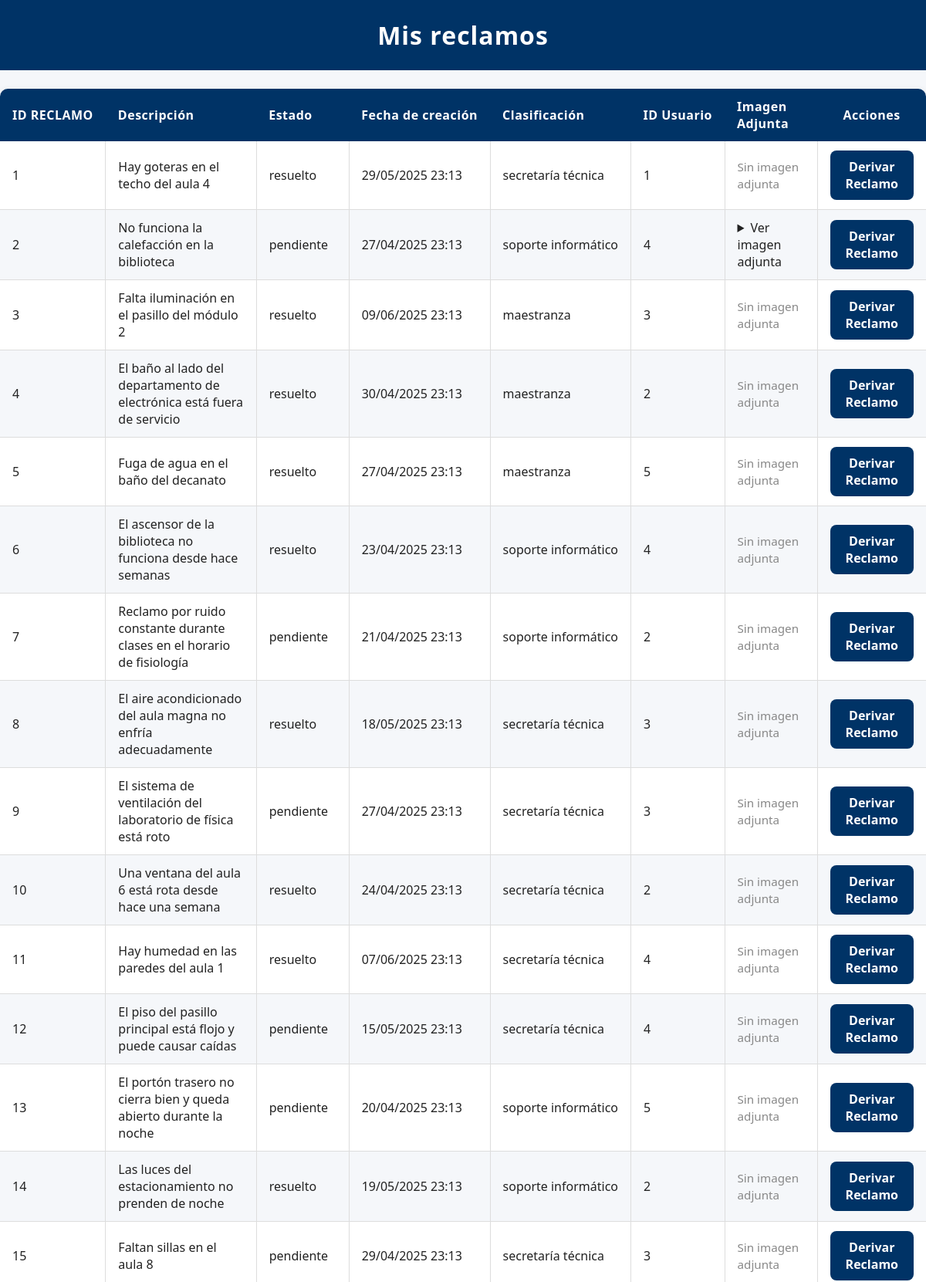
Screenshot of /mis_reclamos (signed in, upper part) with the database file from the repository.
### modules/modelos.py (models this page shows, shortened)
class Base(DeclarativeBase):
    pass

class ModeloReclamo(Base):
    __tablename__ = 'reclamos'
    id = Column(Integer, primary_key=True)
    estado = Column(String, default="pendiente")
    fecha_hora = Column(DateTime, default=datetime.utcnow)
    contenido = Column(String)
    usuario_id = Column(Integer, ForeignKey('usuarios.id'))
    clasificacion = Column(String)
    cantidad_adherentes = Column(Integer, default=1) #Se contabiliza como adherente el usuario que crea el reclamo
    tiempo_estimado = Column(Integer,default=0) #Solo se cambia cuando el reclamo pasa de pendiente -->en proceso
    resuelto_en = Column(Integer,default=None) #Representa la cantidad de días que se tardó en resolver un reclamo
    ''' Relación muchos a muchos con Usuario
    Una relación muchos a muchos en SQL permite que múltiples registros de una tabla se asocien con múltiples registros de otra tabla.
    Esto se implementa mediante una tabla intermedia que contiene claves foráneas de ambas tablas relacionadas.
    Esta estructura facilita modelar relaciones complejas, como estudiantes inscritos en varios cursos o productos en múltiples órdenes.
    '''
    usuarios = relationship(
        "ModeloUsuario",
        back_populates="reclamos"
    )
    usuario = relationship("ModeloUsuario", foreign_keys=[usuario_id], backref="reclamos_creados")

### server.py (the view)
@app.route('/mis_reclamos')
@login_required
def mis_reclamos():
    if current_user.rol == '1':
        reclamos = repo_reclamos.obtener_todos_los_reclamos_base()
    else:
        reclamos = repo_reclamos.obtener_todos_los_registros(current_user.id)
    return render_template('mis_reclamos.html', usuario=current_user, reclamos=reclamos, os=os)

### modules/login.py (called while the page is built)
    @property
    def is_authenticated(self):
        return True

### modules/repositorio.py (called while the page is built)
    def obtener_registro_por_filtro(self, campo, valor, campo2=None, valor2=None):
        query = self.__session.query(ModeloUsuario).filter(getattr(ModeloUsuario, campo) == valor)
        if campo2 and valor2:
            query = query.filter(getattr(ModeloUsuario, campo2) == valor2)
        modelo = query.first()
        if modelo:
            return self.__map_modelo_a_entidad(modelo)
        return None

    def __map_modelo_a_entidad(self, modelo: ModeloUsuario):
        return Usuario(
            nombre=modelo.nombre,
            apellido=modelo.apellido,
            email=modelo.email,
            nombre_de_usuario=modelo.nombre_de_usuario,
            contraseña=modelo.contraseña,
            rol=modelo.rol,
            claustro=modelo.claustro,
            id=modelo.id
        )

    def obtener_todos_los_reclamos_base(self):
        return self.__session.query(ModeloReclamo).all()

### modules/usuarios.py (called while the page is built)
    @property
    def nombre(self):
        return self.__nombre

    @nombre.setter
    def nombre(self, nuevo_nombre: str):
        if not isinstance(nuevo_nombre, str):
            raise ValueError("El nombre debe ser una cadena de texto")
        self.__nombre = nuevo_nombre

    @property
    def apellido(self):
        return self.__apellido

    @apellido.setter
    def apellido(self, nuevo_apellido: str):
        if not isinstance(nuevo_apellido, str):
            raise ValueError("El apellido debe ser una cadena de texto")
        self.__apellido = nuevo_apellido

    @property
    def email(self):
        return self.__email

    @email.setter
    def email(self, nuevo_email: str):
        if not isinstance(nuevo_email, str):
            raise ValueError("El email debe ser una cadena de texto")
        self.__email = nuevo_email

    @property
    def nombre_de_usuario(self):
        return self.__nombre_de_usuario

    @nombre_de_usuario.setter
    def nombre_de_usuario(self, nuevo_nombre_de_usuario: str):
        if not isinstance(nuevo_nombre_de_usuario, str):
            raise ValueError("El nombre de usuario debe ser una cadena de texto")
        self.__nombre_de_usuario = nuevo_nombre_de_usuario

    @property
    def contraseña(self):
        return self.__contraseña

    @contraseña.setter
    def contraseña(self, value):
        self.__contraseña = value

    @property
    def rol(self):
        return self.__rol

    @rol.setter
    def rol(self, value):
        self.__rol = value

### templates/mis_reclamos.html (shortened to what this page needs)
<!DOCTYPE html>
<html lang="es">
<head>
    <link rel="stylesheet" href="{{ url_for('static', filename='style.css') }}">
</head>
<body>
    <h1>Mis reclamos</h1>
    <table>
        <thead>
            <tr>
                <th class="col-id">ID RECLAMO</th>
                <th class="col-descripcion">Descripción</th>
                <th class="col-estado">Estado</th>
                <th class="col-fecha">Fecha de creación</th>
                <th class="col-clasificacion">Clasificación</th>
                <th class="col-usuario">ID Usuario</th>
                <th class = "col-imagen">Imagen Adjunta</th>
                <th class="col-acciones">Acciones</th>
            </tr>
        </thead>
        <tbody>
            {% for reclamo in reclamos %}
                <tr>
                    <td class="col-id">{{ reclamo.id }}</td>
                    <td class="col-descripcion">{{ reclamo.contenido }}</td>
                    <td class="col-estado">{{reclamo.estado}}</td>
                    <td class="col-fecha">{{ reclamo.fecha_hora.strftime('%d/%m/%Y %H:%M')}}</td>
                    <td class="col-clasificacion">{{ reclamo.clasificacion }}</td>
                    <td class="col-usuario">{{ reclamo.usuario_id }}</td>
                    <td class = "col-imagen">
                    {% set imagen_path = 'static/Imagenes Reclamos/{}.png'.format(reclamo.id) %}
                    {% if os.path.exists(imagen_path) %}
                        <details>
                            <summary>Ver imagen adjunta</summary>
                        </details>
                    {% else %}
                        <span style="color: #888; font-size: 0.95em;">Sin imagen adjunta</span>
                    {% endif %}
                    </td>
                    <td class="col-acciones">
                        {%if current_user.rol == '1'%}
                            <a href="{{ url_for('editar_reclamo', reclamo_id=reclamo.id) }}" class="enlace-boton">Derivar Reclamo</a>
                        {%else%}
                            {% if reclamo.estado != "resuelto" %}
                                <a href="{{ url_for('editar_reclamo', reclamo_id=reclamo.id) }}" class="enlace-boton">Editar Reclamo</a>
                            {% else %}
                                Reclamo resuelto en {{ reclamo.resuelto_en }} días
                            {% endif %}
                        {%endif%}
                    </td>
                </tr>
            {% endfor %}
        </tbody>
    </table>
</body>
</html>

### static/style.css (style rules this page uses)
html, body { font-family: 'Segoe UI', Arial, sans-serif; background-color: #f5f7fa; color: #222; margin: 0; padding: 0; height: 100%; }
h1 { background-color: #003366; color: #fff; margin: 0; padding: 24px 0; text-align: center; letter-spacing: 1px; }
table { width: 100%; border-collapse: collapse; margin: 24px 0; font-family: 'Segoe UI', Arial, sans-serif; font-size: 1em; color: #222; box-shadow: 0 2px 8px rgba(0,0,0,0.1); border-radius: 10px; overflow: hidden; background: #fff; }
thead { background-color: #003366; color: #fff; text-align: left; }
thead th { padding: 12px 16px; font-weight: bold; letter-spacing: 0.5px; }
tbody tr { border-bottom: 1px solid #ddd; }
tbody tr:nth-child(even) { background-color: #f5f7fa; }
tbody td { padding: 12px 16px; vertical-align: middle; border-left: 1px solid #ddd; }
tbody td:first-child { border-left: none; }
a { position: relative; color: #003366; font-weight: 600; text-decoration: none; cursor: pointer; transition: color 0.3s ease; }
a::after { content: ''; position: absolute; width: 0; height: 2px; left: 0; bottom: -3px; background-color: #00509e; transition: width 0.3s ease; border-radius: 2px; }
a.enlace-boton { display: inline-block; padding: 10px 20px; background-color: #003366; color: #fff; border-radius: 8px; text-decoration: none; font-weight: bold; }
.col-id, .col-usuario { width: 6%; white-space: nowrap; }
.col-estado { width: 10%; white-space: nowrap; }
.col-fecha { width: 15%; white-space: nowrap; }
.col-departamento, .col-clasificacion { width: 12%; white-space: nowrap; }
.col-descripcion { width: auto; max-width: 300px; word-wrap: break-word; }
.col-acciones { width: 8%; text-align: center; }

### rows the page displays
ModeloReclamo: id "1", contenido "Hay goteras en el techo del aula 4", estado "resuelto", fecha_hora "29/05/2025 23:13", clasificacion "secretaría técnica", usuario_id "1", shows "Sin imagen adjunta"
ModeloReclamo: id "2", contenido "No funciona la calefacción en la biblioteca", estado "pendiente", fecha_hora "27/04/2025 23:13", clasificacion "soporte informático", usuario_id "4"
ModeloReclamo: id "3", contenido "Falta iluminación en el pasillo del módulo 2", estado "resuelto", fecha_hora "09/06/2025 23:13", clasificacion "maestranza", usuario_id "3", shows "Sin imagen adjunta"
ModeloReclamo: id "4", contenido "El baño al lado del departamento de electrónica está fuera de servicio", estado "resuelto", fecha_hora "30/04/2025 23:13", clasificacion "maestranza", usuario_id "2", shows "Sin imagen adjunta"
ModeloReclamo: id "5", contenido "Fuga de agua en el baño del decanato", estado "resuelto", fecha_hora "27/04/2025 23:13", clasificacion "maestranza", usuario_id "5", shows "Sin imagen adjunta"
ModeloReclamo: id "6", contenido "El ascensor de la biblioteca no funciona desde hace semanas", estado "resuelto", fecha_hora "23/04/2025 23:13", clasificacion "soporte informático", usuario_id "4", shows "Sin imagen adjunta"
ModeloReclamo: id "7", contenido "Reclamo por ruido constante durante clases en el horario de fisiología", estado "pendiente", fecha_hora "21/04/2025 23:13", clasificacion "soporte informático", usuario_id "2", shows "Sin imagen adjunta"
ModeloReclamo: id "8", contenido "El aire acondicionado del aula magna no enfría adecuadamente", estado "resuelto", fecha_hora "18/05/2025 23:13", clasificacion "secretaría técnica", usuario_id "3", shows "Sin imagen adjunta"
ModeloReclamo: id "9", contenido "El sistema de ventilación del laboratorio de física está roto", estado "pendiente", fecha_hora "27/04/2025 23:13", clasificacion "secretaría técnica", usuario_id "3", shows "Sin imagen adjunta"
ModeloReclamo: id "10", contenido "Una ventana del aula 6 está rota desde hace una semana", estado "resuelto", fecha_hora "24/04/2025 23:13", clasificacion "secretaría técnica", usuario_id "2", shows "Sin imagen adjunta"
ModeloReclamo: id "11", contenido "Hay humedad en las paredes del aula 1", estado "resuelto", fecha_hora "07/06/2025 23:13", clasificacion "secretaría técnica", usuario_id "4", shows "Sin imagen adjunta"
ModeloReclamo: id "12", contenido "El piso del pasillo principal está flojo y puede causar caídas", estado "pendiente", fecha_hora "15/05/2025 23:13", clasificacion "secretaría técnica", usuario_id "4", shows "Sin imagen adjunta"
ModeloReclamo: id "13", contenido "El portón trasero no cierra bien y queda abierto durante la noche", estado "pendiente", fecha_hora "20/04/2025 23:13", clasificacion "soporte informático", usuario_id "5", shows "Sin imagen adjunta"
ModeloReclamo: id "14", contenido "Las luces del estacionamiento no prenden de noche", estado "resuelto", fecha_hora "19/05/2025 23:13", clasificacion "soporte informático", usuario_id "2", shows "Sin imagen adjunta"
ModeloReclamo: id "15", contenido "Faltan sillas en el aula 8", estado "pendiente", fecha_hora "29/04/2025 23:13", clasificacion "secretaría técnica", usuario_id "3", shows "Sin imagen adjunta"
